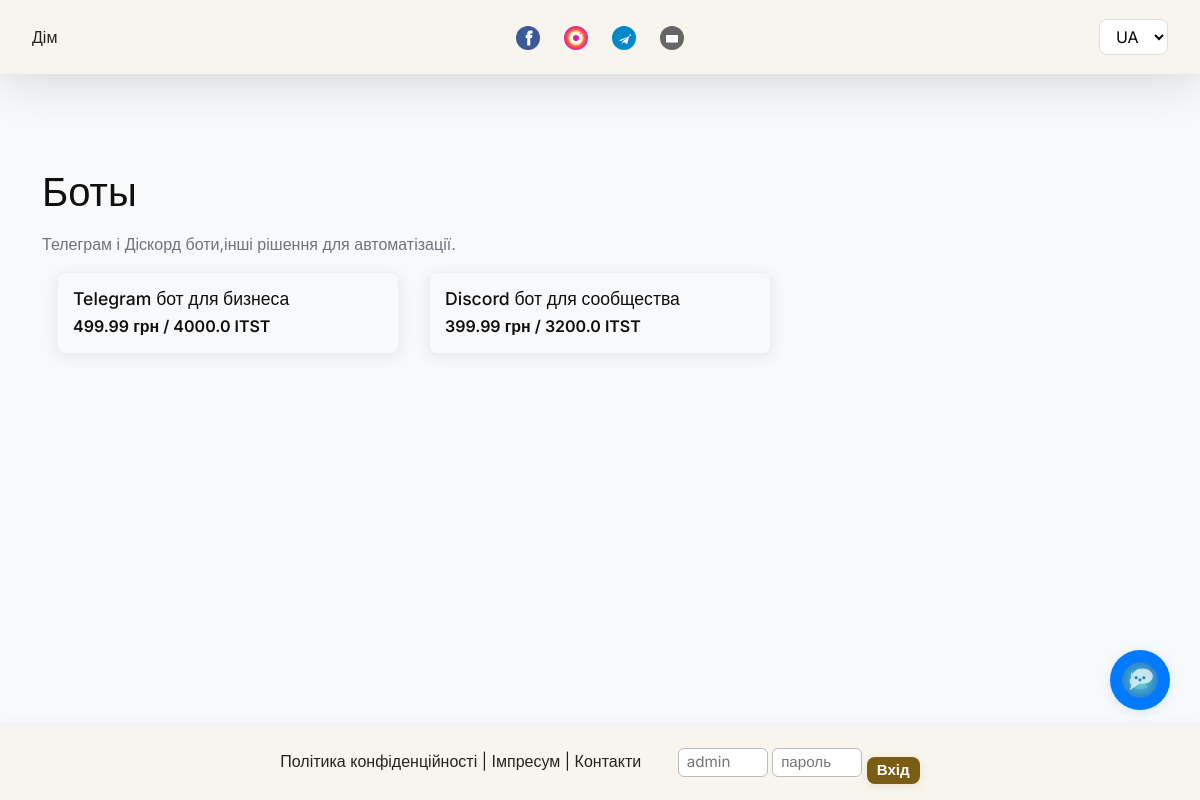
The page /shop/category/bots on the database as committed earlier.
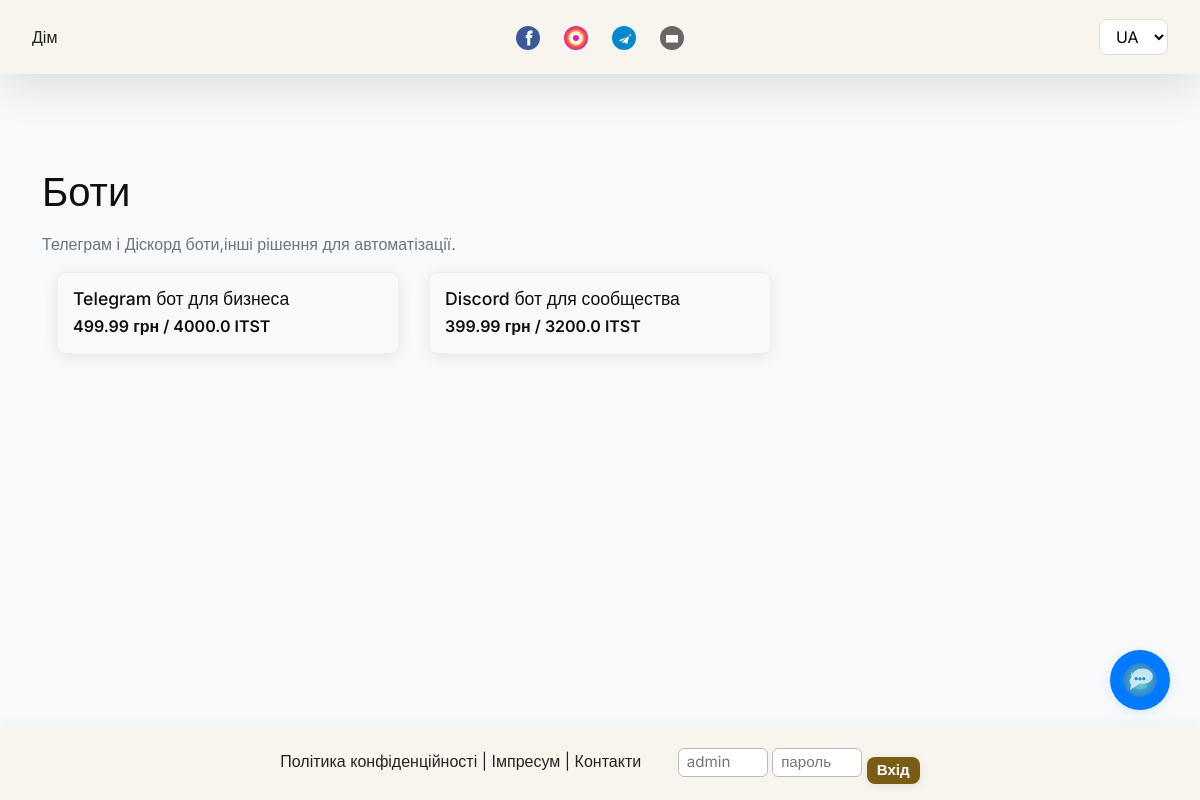
The same page on the database as committed later.
### app/models.py (models this page shows, shortened)
class Category(db.Model):
    id = db.Column(db.Integer, primary_key=True)
    name = db.Column(db.String(64))
    slug = db.Column(db.String(64), unique=True)
    description = db.Column(db.Text)
    image = db.Column(db.String(256))
    is_active = db.Column(db.Boolean, default=True)
    order = db.Column(db.Integer, default=1)
    name_ua = db.Column(db.String(64))
    name_en = db.Column(db.String(64))
    name_de = db.Column(db.String(64))
    name_ru = db.Column(db.String(64))
    description_ua = db.Column(db.Text)
    description_en = db.Column(db.Text)
    description_de = db.Column(db.Text)
    description_ru = db.Column(db.Text)
    products = db.relationship('Product', backref='category', lazy='dynamic')

class Product(db.Model):
    id = db.Column(db.Integer, primary_key=True)
    name = db.Column(db.String(128))
    slug = db.Column(db.String(128), unique=True)
    description = db.Column(db.Text)
    image = db.Column(db.String(256))
    price = db.Column(db.Float)
    token_price = db.Column(db.Float)  # Цена в токенах
    is_digital = db.Column(db.Boolean, default=True)
    is_active = db.Column(db.Boolean, default=True)
    category_id = db.Column(db.Integer, db.ForeignKey('category.id'))
    created_at = db.Column(db.DateTime, default=datetime.utcnow)
    name_ua = db.Column(db.String(128))
    name_en = db.Column(db.String(128))
    name_de = db.Column(db.String(128))
    name_ru = db.Column(db.String(128))
    description_ua = db.Column(db.Text)
    description_en = db.Column(db.Text)
    description_de = db.Column(db.Text)
    description_ru = db.Column(db.Text)
    example_url = db.Column(db.String(512))  # Ссылка на пример работы
    features = db.Column(db.JSON)  # Список функций/особенностей
    delivery_time = db.Column(db.String(128))  # Время выполнения
    support_period = db.Column(db.String(128))  # Период поддержки
    images = db.relationship('ProductImage', backref='product', lazy='dynamic', cascade="all, delete-orphan")

class Token(db.Model):
    id = db.Column(db.Integer, primary_key=True)
    name = db.Column(db.String(64))
    symbol = db.Column(db.String(10))
    contract_address = db.Column(db.String(42))
    decimals = db.Column(db.Integer, default=18)
    total_supply = db.Column(db.Float)
    circulating_supply = db.Column(db.Float)
    token_price_usd = db.Column(db.Float)  # Текущая цена в USD
    description = db.Column(db.Text)
    description_ua = db.Column(db.Text)
    description_en = db.Column(db.Text)
    description_de = db.Column(db.Text)
    description_ru = db.Column(db.Text)

### app/shop/routes.py (the view)
@shop.route('/shop/category/<slug>')
def category(slug):
    category = Category.query.filter_by(slug=slug, is_active=True).first_or_404()
    products = Product.query.filter_by(category_id=category.id, is_active=True).all()
    token = Token.query.first()
    return render_template('shop/category.html', category=category, products=products, token=token)

### app/main/routes.py (called while the page is built)
def get_category_name(category):
    lang = g.get('lang', session.get('lang', 'uk'))
    if lang == 'uk':
        return category.name_ua or category.name
    elif lang == 'en':
        return category.name_en or category.name
    elif lang == 'de':
        return category.name_de or category.name
    elif lang == 'ru':
        return category.name_ru or category.name
    return category.name

def get_product_name(product):
    lang = g.get('lang', session.get('lang', 'uk'))
    if lang == 'uk':
        return product.name_ua or product.name
    elif lang == 'en':
        return product.name_en or product.name
    elif lang == 'de':
        return product.name_de or product.name
    elif lang == 'ru':
        return product.name_ru or product.name
    return product.name

### app/templates/shop/category.html (shortened to what this page needs)
{% extends 'base.html' %}
{% block content %}
<div class="container shop-page">
  <h1 class="mt-4 mb-3">{{ get_category_name(category) }}</h1>
  {% if category.description %}
    <div class="mb-3 text-muted">{{ category.description }}</div>
  {% endif %}
  <div class="row">
    {% if products %}
      {% for product in products %}
        <div class="col-md-4 mb-4">
          <div class="product-card">
            <a href="{{ url_for('shop.product', slug=product.slug) }}">
              <h3>{{ get_product_name(product) }}</h3>
              <p class="product-price">{{ product.price }} грн{% if product.token_price %} / {{ product.token_price }} {{ token.symbol }}{% endif %}</p>
            </a>
          </div>
        </div>
      {% endfor %}
    {% else %}
      <div class="col-12">
        <div class="alert alert-info">{{ _('Немає товарів у цій категорії.') }}</div>
      </div>
    {% endif %}
  </div>
</div>
{% endblock %}

### app/templates/base.html (shortened to what this page needs)
<!doctype html>
<html lang="uk">  <head>
    <link href="https://cdn.jsdelivr.net/npm/bootstrap@5.3.0/dist/css/bootstrap.min.css" rel="stylesheet">
    <link rel="stylesheet" href="https://cdnjs.cloudflare.com/ajax/libs/font-awesome/6.0.0/css/all.min.css">
    <link rel="stylesheet" href="{{ url_for('static', filename='css/style.css') }}">
    <link rel="stylesheet" href="{{ url_for('static', filename='css/blockchain.css') }}">
    /*<link rel="stylesheet" href="{{ url_for('static', filename='css/ocean_bg.css') }}">
  </head>
  <body>
    <header>
      <nav>
        <div class="nav-left">
          <a href="{{ url_for('main.index') }}">{{ _('Дім') }}</a>
        </div>
        <div class="nav-center">
          <a href="{{ settings.facebook if settings and settings.facebook else 'https://facebook.com' }}" target="_blank" title="Facebook">
            <img src="{{ url_for('static', filename='img/facebook.svg') }}" alt="Facebook">
          </a>
          <a href="{{ settings.instagram if settings and settings.instagram else 'https://instagram.com' }}" target="_blank" title="Instagram">
            <img src="{{ url_for('static', filename='img/instagram.svg') }}" alt="Instagram">
          </a>
          <a href="{{ settings.telegram if settings and settings.telegram else 'https://t.me/' }}" target="_blank" title="Telegram">
            <img src="{{ url_for('static', filename='img/telegram.svg') }}" alt="Telegram">
          </a>
          <a href="mailto:{{ settings.email if settings and settings.email else 'info@example.com' }}" title="Email">
            <img src="{{ url_for('static', filename='img/email.svg') }}" alt="Email">
          </a>
        </div>
        <div class="nav-right">
          <form id="lang-switcher-form" method="get" style="display:inline;">
            <select name="lang" id="lang-switcher" style="padding:6px 12px;border-radius:8px;border:1px solid #ddd;font-size:1em;background:#fff;">
              <option value="uk" {% if g.get('lang', 'uk') == 'uk' %}selected{% endif %}>UA</option>
            </select>
          </form>
        </div>
      </nav>
    </header>
    <main>
      {% block content %}{% endblock %}
    </main>
    <footer id="site-footer" style="position:fixed;left:0;right:0;bottom:0;width:100%;background:#f5f5f5;padding:1em;text-align:center;z-index:900;box-shadow:0 -2px 8px #eee;">
      <a href="/privacy">{{ _('Політика конфіденційності') }}</a> |
      <a href="/impressum">{{ _('Імпресум') }}</a> |
      <a href="/contacts">{{ _('Контакти') }}</a>
      <form method="POST" action="/admin/login" style="display:inline-block;margin-left:2em;vertical-align:middle;" autocomplete="off">
        <input type="text" name="username" placeholder="admin" style="padding:2px 8px;border-radius:6px;border:1px solid #bbb;font-size:0.95em;width:90px;">
        <input type="password" name="password" placeholder="пароль" style="padding:2px 8px;border-radius:6px;border:1px solid #bbb;font-size:0.95em;width:90px;">
        <button type="submit" class="btn btn-sm btn-outline-primary" style="padding:2px 10px;font-size:0.95em;">Вхід</button>
      </form>
    </footer>
    <button id="chat-open-btn" class="chat-circle-btn" title="Чат із асистентом">
      <img src="/static/img/chat_icon.svg" alt="Чат" />
    </button>
  </body>
</html>

### app/static/css/style.css (style rules this page uses)
:root { --page-bg: #f8f9fa; --block-bg: #fff; --main-font: 'Inter', 'Montserrat', Arial, sans-serif; --page-accent: #7a5c15; --page-accent-light: #cfb78c; --header-footer-bg: #f7f5ed; }
header, footer#site-footer { background: var(--header-footer-bg) !important; color: #232323 !important; box-shadow: 0 8px 48px #0002; z-index: 1000; }
header { position: fixed; top: 0; left: 0; right: 0; width: 100%; padding: 1.2em 0; }
footer#site-footer { position: fixed; left: 0; right: 0; bottom: 0; width: 100%; padding: 1.2em 0.5em; text-align: center; box-shadow: 0 -4px 32px #efe1caaa; background: var(--header-footer-bg) !important; }
body { background: var(--page-bg) !important; color: #100f0f; margin: 0; padding: 0; min-height: 100vh; font-family: var(--main-font); }
a, .block-card a, .block-card h3 a, .block-card p a { text-decoration: none !important; color: inherit; transition: color 0.18s; }
.btn, .btn-primary { display: inline-block; background: var(--page-accent); color: #fff !important; border: none; border-radius: 12px; padding: 0.75em 2em; margin-top: 1em; font-size: 1em; font-weight: 700; cursor: pointer; text-decoration: none; transition: background 0.18s, color 0.16s; font-family: var(--main-font); box-shadow: 0 2px 8px #e9e2cf; }
.btn { font-family: var(--main-font) !important; font-weight: 600 !important; border-radius: 8px !important; transition: all 0.3s ease !important; text-decoration: none !important; display: inline-block !important; white-space: nowrap !important; }
button[type="submit"], input[type="submit"] { opacity: 1 !important; visibility: visible !important; display: inline-block !important; }
.text-muted { color: #6c757d !important; }
.row { margin: 0 !important; }
.col-md-8, .col-md-4, .col-md-6, .col-12 { padding: 0 15px !important; }
.shop-page { margin-top: 100px !important; margin-bottom: 110px !important; padding-top: 20px !important; padding-bottom: 40px !important; min-height: calc(100vh - 210px) !important; }

### app/static/css/blockchain.css (style rules this page uses)
.product-card { border: 1px solid #eee; border-radius: 8px; overflow: hidden; box-shadow: 0 3px 15px rgba(0, 0, 0, 0.08); transition: transform 0.3s, box-shadow 0.3s; height: 100%; }
.product-card h3 { padding: 15px 15px 5px 15px; margin: 0; font-size: 1.1rem; }
.product-card .product-price { padding: 0 15px 15px 15px; margin: 0; display: flex; justify-content: space-between; font-weight: 600; }

### app/static/css/ocean_bg.css (style rules this page uses)
body { background: #eaf6ff; }

### app/templates/base.html (style rules this page uses)
.chat-circle-btn { position: fixed; right: 30px; bottom: 90px; width: 60px; height: 60px; background: #007bff; color: #fff; border: none; border-radius: 50%; font-size: 2em; box-shadow: 0 2px 10px #b3d8ff88; cursor: pointer; z-index: 1100; display: flex; align-items: center; justify-content: center; transition: background 0.2s; }
.chat-circle-btn img { width: 36px; height: 36px; pointer-events: none; }
header nav { display: flex; justify-content: space-between; align-items: center; max-width: 1400px; margin: 0 auto; padding: 0 2em; }
.nav-left { flex: 1; display: flex; justify-content: flex-start; }
.nav-center { flex: 1; display: flex; justify-content: center; align-items: center; gap: 1.5em; }
.nav-right { flex: 1; display: flex; justify-content: flex-end; }
nav a { color: #232323; text-decoration: none; font-weight: 500; transition: color 0.2s; }
.nav-center a img { height: 24px; width: 24px; transition: transform 0.2s; }

Rows that differ between the two databases and show on the page:
changed Category "Телеграм і Діскорд боти,інші рішення для автоматізації.": name "Боты" → "Боти"
